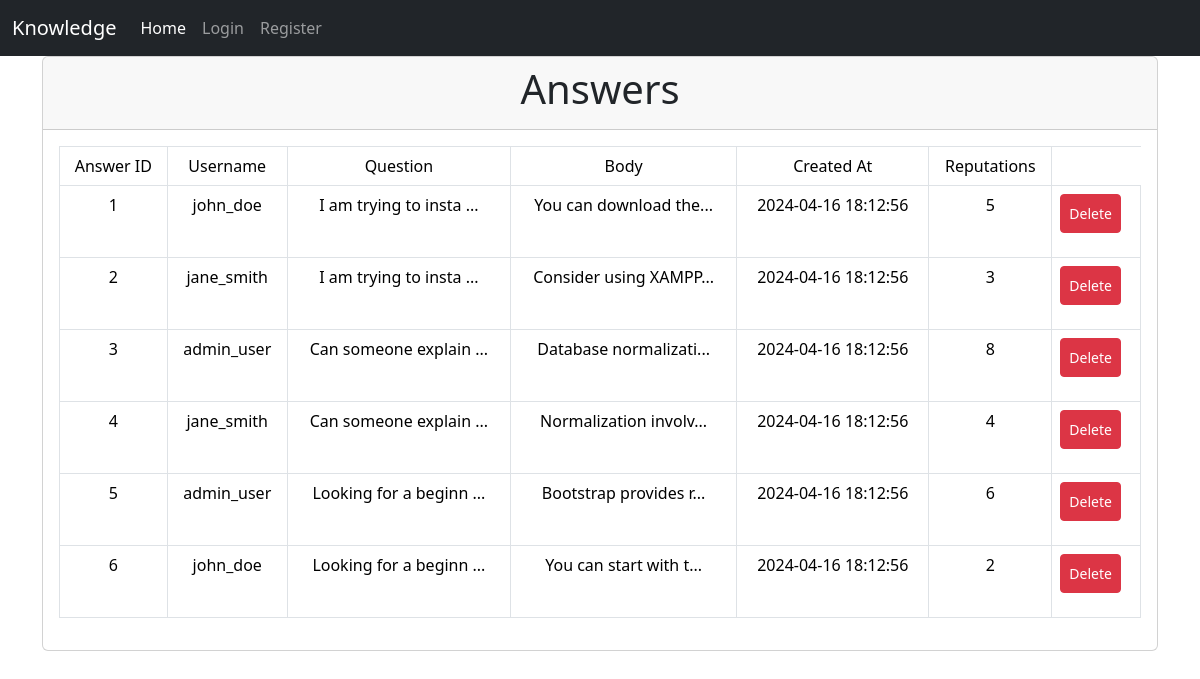
The page /admin/answers/index.php on the database its author committed.
### tables this page shows
CREATE TABLE Answers (
    answer_id INT PRIMARY KEY AUTO_INCREMENT,
    user_id INT,
    question_id INT,
    body TEXT NOT NULL,
    created_at TIMESTAMP DEFAULT CURRENT_TIMESTAMP,
    reputations INT,
    FOREIGN KEY (user_id) REFERENCES Users(user_id) ON DELETE CASCADE,
    FOREIGN KEY (question_id) REFERENCES Questions(question_id) ON DELETE CASCADE
);

CREATE TABLE Users (
    user_id INT PRIMARY KEY AUTO_INCREMENT,
    username VARCHAR(50) UNIQUE NOT NULL,
    email VARCHAR(100) UNIQUE NOT NULL,
    password VARCHAR(100) NOT NULL,
    photo VARCHAR(255),
    created_at TIMESTAMP DEFAULT CURRENT_TIMESTAMP,
    reputations INT,
    role ENUM('admin', 'user') NOT NULL DEFAULT 'user'
);

CREATE TABLE Questions (
    question_id INT PRIMARY KEY AUTO_INCREMENT,
    user_id INT,
    title VARCHAR(255) NOT NULL,
    body TEXT NOT NULL,
    created_at TIMESTAMP DEFAULT CURRENT_TIMESTAMP,
    updated_at TIMESTAMP DEFAULT CURRENT_TIMESTAMP ON UPDATE CURRENT_TIMESTAMP,
    reputations INT,
    FOREIGN KEY (user_id) REFERENCES Users(user_id) ON DELETE CASCADE
);

### Utils/config.php (called while the page is built, shortened)
<?php
$domain = "http://localhost/se-project/";

### Services/AuthService.php (called while the page is built, shortened)
<?php
class AuthService
{
    public function isLoggedIn(): bool
    {
        return isset($_SESSION['username']);
    }
}

### Utils/DBConnection.php (called while the page is built, shortened)
<?php
class DBConnection
{
    private static $db = null;
    public static function getConnection()
    {
        if (self::$db === null) {
            try {
                $instance = new self();
                self::$db = new PDO("mysql:host={$instance->host};dbname={$instance->db_name}", $instance->username, $instance->password);
                self::$db->setAttribute(PDO::ATTR_ERRMODE, PDO::ERRMODE_EXCEPTION);
            } catch (PDOException $exception) {
                echo "Connection error: " . $exception->getMessage();
            }
        }
        return self::$db;
    }
}

### Services/AnswerService.php (called while the page is built, shortened)
<?php
class AnswerService implements Service
{
    private $db;
    public function __construct()
    {
        $this->db = DBConnection::getConnection();
    }
    public function getAll()
    {
        $query = "SELECT * FROM Answers";
        $stmt = $this->db->query($query);
        $answerDataArray = $stmt->fetchAll(PDO::FETCH_ASSOC);
        $answers = [];
        foreach ($answerDataArray as $answerData) {
            $answers[] = new Answer(
                $answerData['user_id'],
                $answerData['question_id'],
                $answerData['body'],
                $answerData['created_at'],
                $answerData['answer_id'],
                $answerData['reputations']
            );
        }
        return $answers;
    }
}
?>

### Models/Answer.php (called while the page is built, shortened)
<?php
class Answer
{
    public ?int $answer_id;
    public int $user_id;
    public int $question_id;
    public string $body;
    public string $created_at;
    public ?int $reputations;
    public function __construct(int $user_id, int $question_id, string $body, string $created_at, ?int $answer_id = null, ?int $reputations = null)
    {
        $this->answer_id = $answer_id;
        $this->user_id = $user_id;
        $this->question_id = $question_id;
        $this->body = $body;
        $this->created_at = $created_at;
        $this->reputations = $reputations == null ? 0 : $reputations;
    }
    public function getAnswerId(): int
    {
        return $this->answer_id;
    }
    public function getUserId(): int
    {
        return $this->user_id;
    }
    public function getQuestionId(): int
    {
        return $this->question_id;
    }
    public function getBody(): string
    {
        return $this->body;
    }
    public function getCreatedAt(): string
    {
        return $this->created_at;
    }
    public function getReputations(): int
    {
        return $this->reputations;
    }
}

### Services/UserService.php (called while the page is built, shortened)
<?php
class UserService implements Service
{
    private $db;
    public function __construct()
    {
        $this->db = DBConnection::getConnection();
    }
    public function getById(int $id): ?User
    {
        try {
            $query = "SELECT * FROM Users WHERE user_id = :user_id";
            $stmt = $this->db->prepare($query);
            $stmt->execute(['user_id' => $id]);
            $userData = $stmt->fetch(PDO::FETCH_ASSOC);
            if ($userData) {
                return new User(
                    $userData['user_id'],
                    $userData['username'],
                    $userData['email'],
                    $userData['password'],
                    $userData['photo'],
                    $userData['created_at'],
                    $userData['reputations'],
                    $userData['role']
                );
            }
            return null;
        } catch (\PDOException $e) {
            throw new \Exception("Error fetching user by ID: " . $e->getMessage());
        }
    }
}

### Models/User.php (called while the page is built, shortened)
<?php
class User {
    public string $username;
    public function __construct(int $user_id, string $username, string $email, string $password, ?string $photo, string $created_at, int $reputations, string $role) {
        $this->username = $username;
    }
    public function getUsername(): string {
        return $this->username;
    }
}

### Services/QuestionService.php (called while the page is built, shortened)
<?php
class QuestionService implements Service
{
    private $db;
    public function __construct()
    {
        $this->db = DBConnection::getConnection();
    }
    public function getById(int $id)
    {
        $query = "SELECT * FROM Questions WHERE question_id = :question_id";
        $stmt = $this->db->prepare($query);
        $stmt->execute(['question_id' => $id]);
        $questionData = $stmt->fetch(PDO::FETCH_ASSOC);
        return new Question($questionData['question_id'], $questionData['user_id'], $questionData['title'], $questionData['body'], $questionData['created_at'], $questionData['updated_at'], $questionData['reputations']);
    }
}

### Models/Question.php (called while the page is built, shortened)
<?php
class Question
{
    public string $body;
    public function __construct(int $question_id, int $user_id, string $title, string $body, string $created_at, string $updated_at, int $reputations)
    {
        $this->body = $body;
    }
    public function getBody(): string
    {
        return $this->body;
    }
}

### admin/answers/index.php (the view, shortened to what this page needs)
<?php
if ($_SERVER['REQUEST_METHOD'] == 'GET') {
    require_once __DIR__ . "/../partials/admin_header.php";
}
$answerService = new AnswerService();
$userService = new UserService();
$questionService = new QuestionService();
$answers = $answerService->getAll();
?>
<div class="container">
    <div class="row">
        <div class="col">
            <div class="card">
                <div class="card-header">
                    <h2 class="display-6 text-center">Answers</h2>
                </div>
                <div class="card-body">
                    <table class="table table-bordered text-center">
                        <tr>
                            <td>Answer ID</td>
                            <td>Username</td>
                            <td>Question</td>
                            <td>Body</td>
                            <td>Created At</td>
                            <td>Reputations</td>
                        </tr>
                        <?php
                        foreach ($answers as $answer) {
                            echo "<tr>";
                            echo "<td>" . $answer->getAnswerId() . "</td>";
                            echo "<td>" . $userService->getById($answer->getUserId())->getUsername() . "</td>";
                            echo "<td>" . substr($questionService->getById($answer->getQuestionId())->getBody(), 0, 20) . " ...</td>";
                            echo "<td>" . substr($answer->getBody(), 0, 20) . "...</td>";
                            echo "<td>" . $answer->getCreatedAt() . "</td>";
                            echo "<td>" . $answer->getReputations() . "</td>";
                            echo "<td>";
                            echo "<form method='post' onsubmit='return confirm(\"Are you sure you want to delete this answer?\")'>";
                            echo "<button type='submit' class='btn btn-sm btn-danger d-flex p-2' name='delete_answer'>Delete</button>";
                            echo "</form>";
                            echo "</td>";
                            echo "</tr>";
                        }
                        ?>
                    </table>
                </div>
            </div>
        </div>
    </div>
</div>

### admin/partials/admin_header.php (shortened to what this page needs)
<?php
require_once __DIR__ . '/../../Utils/config.php';
$authService = new AuthService();
?>
<html>
<head>
    <link rel="stylesheet" href="<?php echo $domain; ?>/css/bootstrap.min.css" />
</head>
<body>
    <nav class="navbar navbar-dark navbar-expand-lg bg-dark ">
        <div class="container-fluid">
            <a class="navbar-brand" href="<?php echo $domain; ?>">Knowledge</a>
            <div class="collapse navbar-collapse" id="navbarScroll">
                <ul class="navbar-nav me-auto my-2 my-lg-0 navbar-nav-scroll" style="--bs-scroll-height: 100px;">
                    <li class="nav-item">
                        <a class="nav-link active" aria-current="page"
                            href="<?php echo $domain; ?>admin/index.php">Home</a>
                    </li>
                    <?php if (!$authService->isLoggedIn()): ?>
                        <li class="nav-item">
                            <a class="nav-link" href="<?php echo $domain; ?>login.php">Login</a>
                        </li>
                        <li class="nav-item">
                            <a class="nav-link" href="<?php echo $domain; ?>register.php">Register</a>
                        </li>
                    <?php endif ?>
                </ul>
            </div>
        </div>
    </nav>

### rows shown on the page
answers: answer_id "1", user.role "john_doe", question.reputations "I am trying to insta", body "You can download the", created_at "2024-04-16 18:12:56", reputations "5"
answers: answer_id "2", user.role "jane_smith", question.reputations "I am trying to insta", body "Consider using XAMPP", created_at "2024-04-16 18:12:56", reputations "3"
answers: answer_id "3", user.role "admin_user", question.reputations "Can someone explain", body "Database normalizati", created_at "2024-04-16 18:12:56", reputations "8"
answers: answer_id "4", user.role "jane_smith", question.reputations "Can someone explain", body "Normalization involv", created_at "2024-04-16 18:12:56", reputations "4"
answers: answer_id "5", user.role "admin_user", question.reputations "Looking for a beginn", body "Bootstrap provides r", created_at "2024-04-16 18:12:56", reputations "6"
answers: answer_id "6", user.role "john_doe", question.reputations "Looking for a beginn", body "You can start with t", created_at "2024-04-16 18:12:56", reputations "2"
